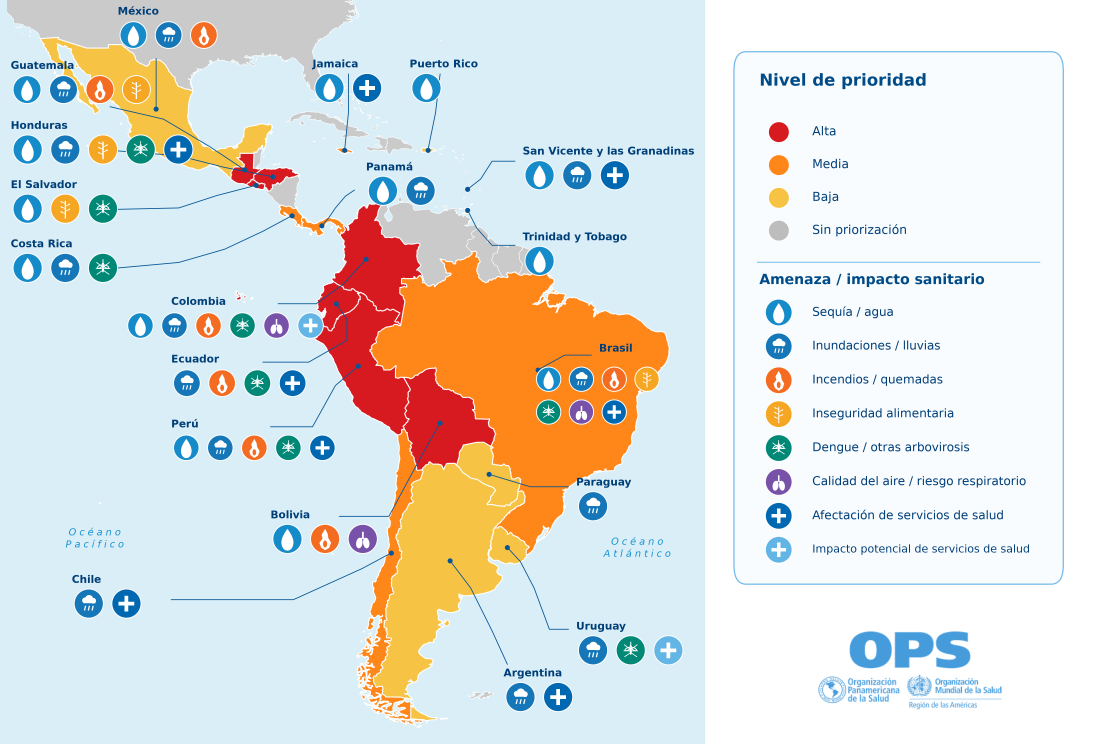
#> input picture outputs/mapas/Mapa_prioridades_amenazas_salud_El_Nino_OPS_SitRep03_2026-11-18.png, 4413 x 2975 px (shown at 1/4 size)
$ python -i mapa_sitrep.py   (imports and definitions only)
#> lines starting #> are read from the running program, lines starting #| are printed output that depends on the picture
# Generación del mapa estático del SitRep con jerarquía cartográfica de servicios.
from pathlib import Path
import argparse
import math

import numpy as np
import pandas as pd
import geopandas as gpd
import matplotlib
# [1 line not run here, left out]
import matplotlib.pyplot as plt
from matplotlib.patches import FancyBboxPatch, Circle, Rectangle, Ellipse, PathPatch, Polygon
from matplotlib.path import Path as MplPath
from matplotlib.offsetbox import AnnotationBbox, DrawingArea, OffsetImage, HPacker, VPacker
from PIL import Image, ImageChops

# ============================================================
# CONFIGURACIÓN
# ============================================================
BASE = Path(__file__).resolve().parents[1]
RUTA_BASE = BASE / "data" / "base_maestra_elnino.csv"
RUTA_GPKG = BASE / "data" / "geografia" / "paises_americas.gpkg"
SALIDA_DIR = BASE / "outputs" / "mapas"
# [1 line not run here, left out]

# None = toma automáticamente el SitRep más reciente de la base.
SITREP_ID = None

RUTA_LOGO = BASE / "assets" / "ops_oms.png"
RUTA_LOGO_EN = BASE / "assets" / "PAHO_eng.png"

# ============================================================
# ESTILO OPS
# ============================================================
AZUL_OPS = "#004B87"
AZUL_LINEA = "#075594"
AZUL_MAR = "#D9EEF7"
AZUL_OCEANO = "#1592D2"
BLANCO = "#FFFFFF"
GRIS_BASE = "#CACACA"
GRIS_LEYENDA = "#BDBDBD"
TEXTO = "#003E78"
BORDE_PANEL = "#70B8E8"

COLORES_PRIORIDAD = {
    "Alta": "#D71920",
    "Media": "#FF8618",
    "Baja": "#F6C344",
}

COLORES_AMENAZA = {
    "agua": "#168BC9",
    "inundaciones": "#1576B8",
    "incendios": "#F36C21",
    "alimentos": "#F5A623",
    "arbovirosis": "#008877",
    "respiratorio": "#7851A9",
    "servicios": "#0067B1",
    "servicios_potencial": "#62B5E5",
}

ETIQUETAS_AMENAZA = {
    "agua": "Sequía / agua",
    "inundaciones": "Inundaciones / lluvias",
    "incendios": "Incendios / quemadas",
    "alimentos": "Inseguridad alimentaria",
    "arbovirosis": "Dengue / otras arbovirosis",
    "respiratorio": "Calidad del aire / riesgo respiratorio",
    "servicios": "Afectación de servicios de salud",
    "servicios_potencial": "Impacto potencial de servicios de salud",
}

# Traducciones de las etiquetas visibles; las claves de la base no cambian.
ETIQUETAS_AMENAZA_EN = {
    "agua": "Drought / water",
    "inundaciones": "Flooding / heavy rainfall",
    "incendios": "Wildfires / burning",
    "alimentos": "Food insecurity",
    "arbovirosis": "Dengue / other arboviruses",
    "respiratorio": "Air quality / respiratory risk",
    "servicios": "Health services affected",
    "servicios_potencial": "Potential impact on health services",
}

MAPEO_ICONOS = {
    "icono_agua": "agua",
    "icono_inundaciones": "inundaciones",
    "icono_incendios": "incendios",
    "icono_alimentos": "alimentos",
    "icono_arbovirosis": "arbovirosis",
    "icono_respiratorio": "respiratorio",
    "icono_servicios": "servicios",
    "icono_servicios_potencial": "servicios_potencial",
}

# ============================================================
# POSICIONES DEL MAPA / CALLOUTS
# ============================================================
LABELS = {
    # México se coloca en el área gris de EE. UU. para separarlo de Guatemala.
    "MEX": (-107.0, 36.0, "México"),
    "GTM": (-121.0, 29.0, "Guatemala"),
    "HND": (-121.0, 21.3, "Honduras"),
    "SLV": (-121.0, 13.7, "El Salvador"),
    "CRI": (-121.0, 6.1, "Costa Rica"),
    "PAN": (-74.5, 16.0, "Panamá"),
    "COL": (-100.0, -1.3, "Colombia"),
    "ECU": (-100.0, -8.7, "Ecuador"),
    "PER": (-100.0, -17.0, "Perú"),
    "BOL": (-87.0, -28.7, "Bolivia"),
    "BRA": (-44.0, -7.3, "Brasil"),
    "CHL": (-113.0, -37.0, "Chile"),
    # Argentina se ubica abajo y a la izquierda de Uruguay para mantener
    # libre el rótulo del Océano Atlántico y evitar recortes.
    "ARG": (-56.5, -49.0, "Argentina"),
    "PRY": (-47.0, -24.5, "Paraguay"),
    "URY": (-47.0, -43.0, "Uruguay"),
    "JAM": (-81.5, 29.2, "Jamaica"),
    "PRI": (-68.8, 29.2, "Puerto Rico"),
    "VCT": (-54.0, 18.0, "San Vicente y las Granadinas"),
    "TTO": (-54.0, 7.0, "Trinidad y Tobago"),
}

# Solo nombres de países con traducción distinta al inglés.
NOMBRES_PAISES_EN = {
    "MEX": "Mexico",
    "PAN": "Panama",
    "PER": "Peru",
    "BRA": "Brazil",
    "VCT": "St. Vincent and the Grenadines",
    "TTO": "Trinidad and Tobago",
}

TARGET = {
    "MEX": (-102.0, 23.5), "GTM": (-90.4, 15.7), "HND": (-86.7, 14.8),
    "SLV": (-88.9, 13.7), "CRI": (-84.2, 9.8), "PAN": (-80.3, 8.5),
    "COL": (-74.5, 4.2), "ECU": (-78.4, -1.5), "PER": (-75.5, -9.5),
    "BOL": (-64.8, -16.8), "BRA": (-52.0, -10.0), "CHL": (-71.2, -33.5),
    "ARG": (-63.5, -34.5), "PRY": (-58.4, -23.4), "URY": (-56.0, -32.8),
    "JAM": (-77.3, 18.2), "PRI": (-66.4, 18.2), "VCT": (-61.2, 13.2), "TTO": (-61.2, 10.5),
}

ROUTES = {
    # Línea recta vertical desde México hacia el bloque ubicado en EE. UU.
    "MEX": [(-102.0, 30.0), TARGET["MEX"]],
    # Guatemala se mantiene por debajo de la ruta de México.
    "GTM": [(-108.0, 23.8), (-101.0, 22.2), (-95.0, 18.7), TARGET["GTM"]],
    "HND": [(-108.0, 18.2), (-99.0, 17.5), (-93.0, 16.0), TARGET["HND"]],
    "SLV": [(-108.0, 10.6), (-99.0, 10.8), (-94.0, 12.4), TARGET["SLV"]],
    "CRI": [(-108.0, 3.0), (-99.0, 3.8), (-93.0, 5.5), (-88.0, 7.8), TARGET["CRI"]],
    "PAN": [(-76.0, 13.1), (-77.2, 12.3), (-78.5, 10.8), (-79.4, 9.5), TARGET["PAN"]],
    "COL": [(-86.0, -1.5), (-81.0, -1.5), (-77.5, 1.0), TARGET["COL"]],
    "ECU": [(-88.0, -9.0), (-82.0, -9.0), (-77.0, -6.2), (-77.0, -3.5), TARGET["ECU"]],
    "PER": [(-87.0, -17.3), (-81.5, -17.3), (-78.5, -12.0), TARGET["PER"]],
    "BOL": [(-78.0, -28.8), (-71.5, -28.8), (-67.5, -21.5), TARGET["BOL"]],
    "BRA": [(-45.0, -8.1), (-48.5, -8.1), TARGET["BRA"]],
    "CHL": [(-100.0, -39.5), (-84.0, -39.5), (-75.0, -35.5), TARGET["CHL"]],
    "ARG": [(-56.0, -47.8), (-58.0, -43.5), (-60.8, -38.0), TARGET["ARG"]],
    "PRY": [(-48.0, -25.0), (-53.0, -25.0), TARGET["PRY"]],
    "URY": [(-48.0, -43.3), (-50.5, -43.3), (-52.5, -38.0), (-54.3, -34.6), TARGET["URY"]],
    "JAM": [(-76.8, 28.0), (-76.8, 23.0), TARGET["JAM"]],
    "PRI": [(-64.8, 28.0), (-65.4, 23.0), TARGET["PRI"]],
    "VCT": [(-55.0, 16.8), (-58.0, 16.8), (-59.5, 14.5), TARGET["VCT"]],
    "TTO": [(-55.0, 6.0), (-58.0, 6.0), (-60.0, 8.2), TARGET["TTO"]],
}

TAMANOS_ICONOS = {
    "MEX": 24,
    "GTM": 25,
    "COL": 23,
    "PER": 23,
    "ECU": 24,
    # Brasil concentra varios pictogramas en el SitRep actual; se reduce
    # ligeramente el tamaño para mantenerlos dentro del área cartográfica.
    "BRA": 22,
}
DESPLAZAMIENTO_ICONOS_X = {
    "COL": -6.0,
    # Mueve el bloque de Brasil hacia el interior del país para evitar
    # que los pictogramas invadan el panel de leyenda.
    "BRA": -8.5,
}
DESPLAZAMIENTO_ICONOS_Y = -3.0
DESPLAZAMIENTO_ICONOS_Y_EXTRA = {
    # Al usar dos filas, se baja el bloque completo para separarlo del rótulo.
    "BRA": -3.0,
}
MAX_ICONOS_POR_FILA = {
    # Brasil puede tener hasta siete amenazas/impactos simultáneos.
    "BRA": 4,
}

# ============================================================
# CARGA DE LA BASE
# ============================================================
# [144 lines left out: functions cargar_sitrep, segmento, base_icono, icono_agua, icono_incendios, icono_inundaciones and 5 more, not called in this run]

ICONOS={"agua":icono_agua,"inundaciones":icono_inundaciones,"incendios":icono_incendios,"alimentos":icono_alimentos,"arbovirosis":icono_arbovirosis,"respiratorio":icono_respiratorio,"servicios":icono_servicios,"servicios_potencial":icono_servicios_potencial}

# [41 lines left out: function poner_iconos, not called in this run]

# ============================================================
# LOGO
# ============================================================
def recortar_logo(ruta):
    img=Image.open(ruta).convert("RGBA")
#> img is the input picture: PIL image 4413x2975 RGBA; mean R, G, B, A 222.1, 223.9, 220.8, 255
    bbox=img.getchannel("A").getbbox()
#> bbox = (0, 0, 4413, 2975)
    if bbox: img=img.crop(bbox)
    fondo=Image.new("RGBA",img.size,(255,255,255,255))
#> fondo: PIL image 4413x2975 RGBA; every value is 255
    bbox=ImageChops.difference(img,fondo).convert("L").getbbox()
#> bbox = (0, 0, 4256, 2975)
    return img.crop(bbox) if bbox else img
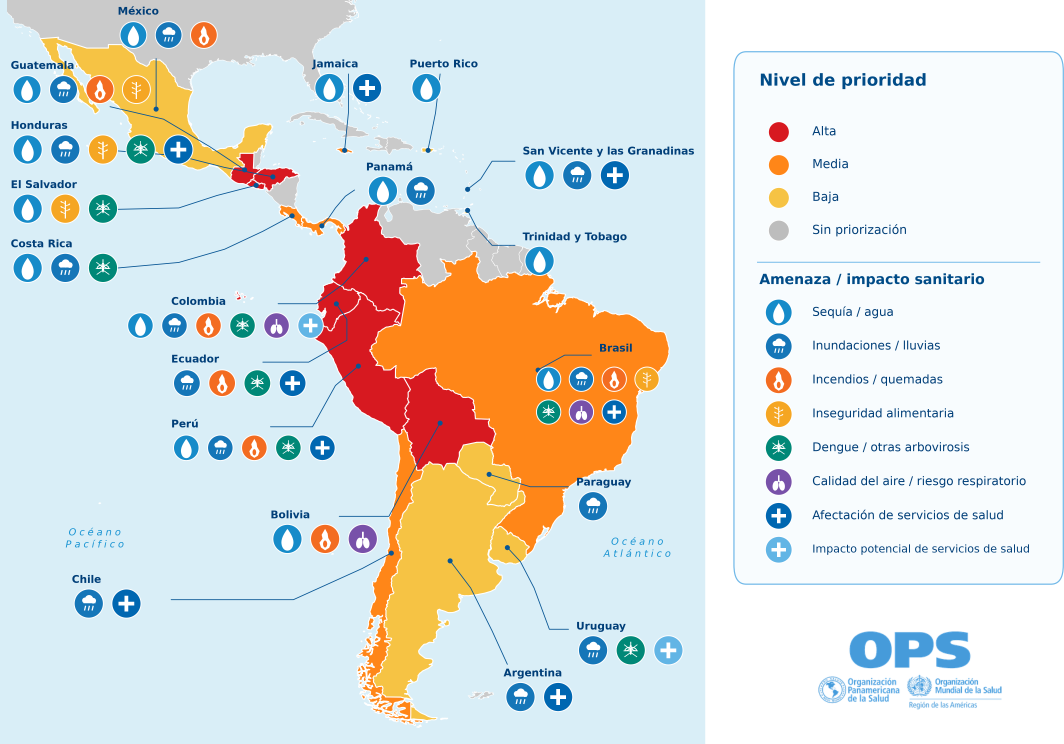
#> returned value: PIL image 4256x2975 RGBA (shown at 1/4 size); mean R, G, B, A 220.9, 222.7, 219.5, 255

# ============================================================
# MAPA
# ============================================================
# [179 lines left out: function main, not called in this run]

# [4 lines not run here, left out]

>>> result = recortar_logo('../outputs/mapas/Mapa_prioridades_amenazas_salud_El_Nino_OPS_SitRep03_2026-11-18.png')
